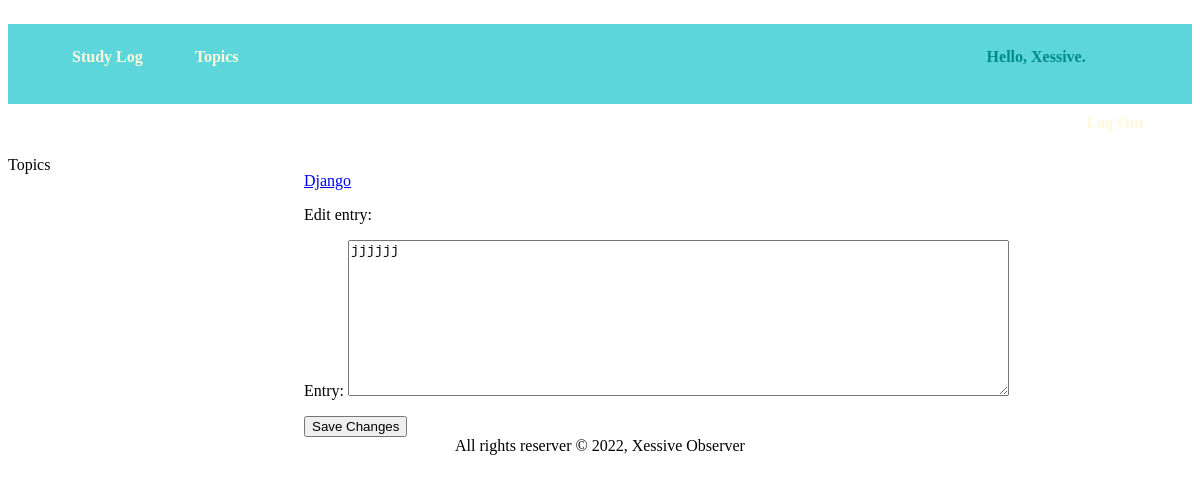
The app's page /edit_entry/1/ (signed in), older data.
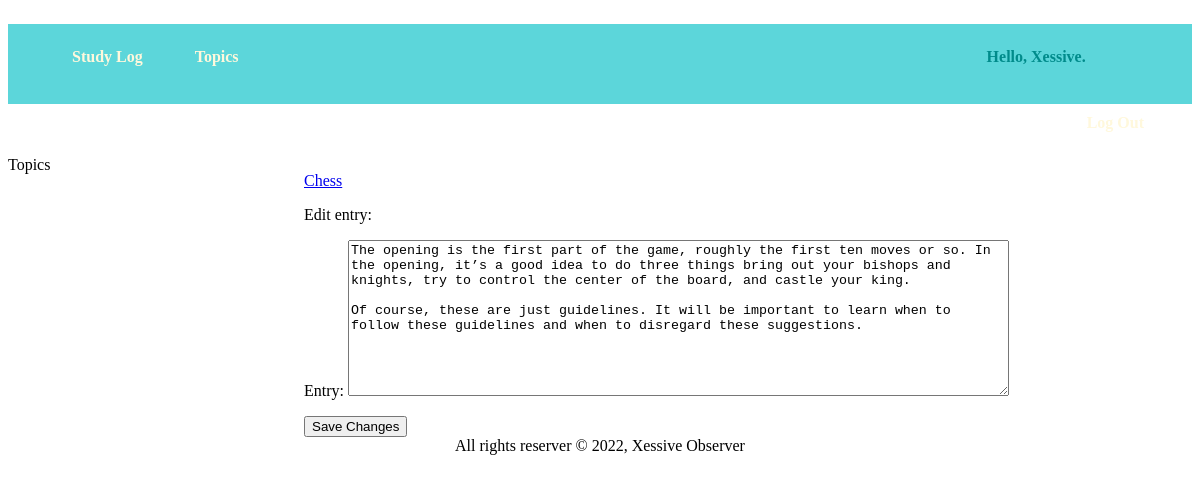
The same page, newer data.
### StudyLogs/models.py (models this page shows, shortened)
class Topic(models.Model):
    text = models.CharField(max_length=200)
    date_added = models.DateTimeField(auto_now_add=True)
    owner = models.ForeignKey(User, on_delete=models.CASCADE)
    def __str__(self):
        return self.text

class Entry(models.Model):
    topic = models.ForeignKey(Topic, on_delete=models.CASCADE)
    text = models.TextField()
    date_added = models.DateTimeField(auto_now_add=True)
    class Meta:
        verbose_name_plural = 'entries'

### StudyLogs/views.py (the view)
# urls.py: path('edit_entry/<int:entry_id>/', views.edit_entry, name='edit_entry'),
@login_required
def edit_entry(request, entry_id):
    entry = Entry.objects.get(id=entry_id)
    topic = entry.topic
    if topic.owner != request.user:
        raise Http404
    if request.method != 'POST':
        form = EntryForm(instance=entry)
    else:
        form = EntryForm(instance=entry, data=request.POST)
        if form.is_valid():
            form.save()
            return redirect('StudyLogs:topic', topic_id=topic.id)
    context = {'entry': entry, 'topic': topic, 'form': form}
    return render(request, 'StudyLogs/edit_entry.html', context)

### StudyLogs/forms.py
class EntryForm(forms.ModelForm):
    class Meta:
        model = Entry
        fields = ['text']
        labels = {'text': 'Entry:'}
        widgets = {'text': forms.Textarea(attrs={'cols': 80})}

### StudyLogs/templates/StudyLogs/edit_entry.html (shortened to what this page needs)
{% extends 'StudyLogs/base.html' %}
{% block content %}
    <p>
        <a href="{% url 'StudyLogs:topic' topic.id %}">{{ topic }}</a>
    </p>
    <p>
        Edit entry:
    </p>
    <form action="{% url 'StudyLogs:edit_entry' entry.id %}" method="POST">
        {{ form.as_p }}
        <button>Save Changes</button>
    </form>
{% endblock content %}

Row changes from the older to the newer data that the page shows:
changed Topic: text "Django" → "Chess"
changed Entry: text "jjjjjj" → "The opening is the first part of the game, roughly the first ten moves or so. In the opening, it’s a good idea to do three things bring out your bishops and knights, try to control the center of the board, and castle your king. Of course, these are just guidelines. It will be important to learn when to follow these guidelines and when to disregard these suggestions."
